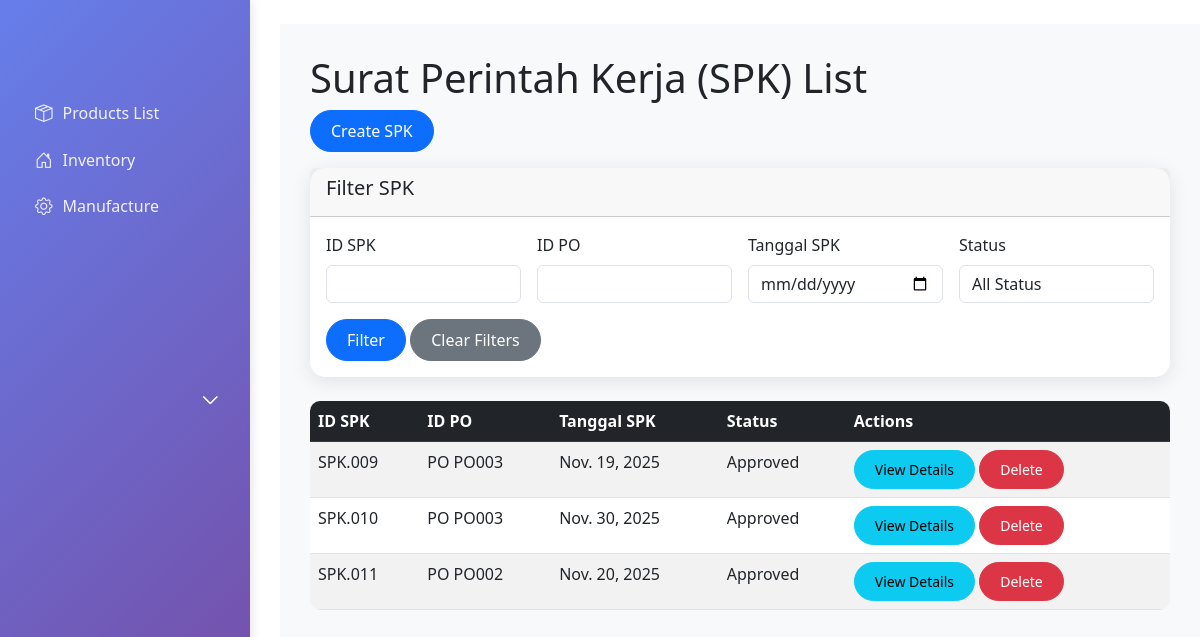
The app's page /manufacture/spk/ with its own data.
### manufacture/models.py (models this page shows, shortened)
class SuratPerintahKerja(models.Model):
    STATUS_CHOICES = [
        ('Draft', 'Draft'),
        ('Approved', 'Approved'),
    ]
    id_spk = models.CharField(max_length=50, primary_key=True)
    id_po = models.ForeignKey(ProductionOrder, on_delete=models.CASCADE)
    tanggal_spk = models.DateField()
    status = models.CharField(max_length=50, choices=STATUS_CHOICES, default='Draft')
    keterangan = models.TextField(blank=True)

class ProductionOrder(models.Model):
    id_po = models.CharField(max_length=50, primary_key=True)
    tanggal_request = models.DateField()
    tanggal_selesai = models.DateField()
    def __str__(self):
        return f"PO {self.id_po}"

### manufacture/views.py (the view)
# urls.py: path('spk/', views.spk_list, name='spk_list'),
def spk_list(request):
    spks = SuratPerintahKerja.objects.all()
    id_spk_filter = request.GET.get('id_spk', '')
    id_po_filter = request.GET.get('id_po', '')
    tanggal_spk_filter = request.GET.get('tanggal_spk', '')
    status_filter = request.GET.get('status', '')
    if id_spk_filter:
        spks = spks.filter(id_spk__icontains=id_spk_filter)
    if id_po_filter:
        spks = spks.filter(id_po__id_po__icontains=id_po_filter)
    if tanggal_spk_filter:
        spks = spks.filter(tanggal_spk=tanggal_spk_filter)
    if status_filter:
        spks = spks.filter(status=status_filter)
    context = {
        'spks': spks,
        'id_spk_filter': id_spk_filter,
        'id_po_filter': id_po_filter,
        'tanggal_spk_filter': tanggal_spk_filter,
        'status_filter': status_filter,
    }
    return render(request, 'manufacture/spk_list.html', context)

### manufacture/templates/manufacture/spk_list.html (shortened to what this page needs)
{% extends 'base.html' %}
{% block content %}
<h1>Surat Perintah Kerja (SPK) List</h1>
<div class="mb-3">
    <a href="{% url 'spk_create' %}" class="btn btn-primary">Create SPK</a>
</div>
<div class="card mb-4">
    <div class="card-header">
        <h5>Filter SPK</h5>
    </div>
    <div class="card-body">
        <form method="get" class="row g-3">
            <div class="col-md-3">
                <label for="id_spk" class="form-label">ID SPK</label>
                <input type="text" class="form-control" id="id_spk" name="id_spk" value="{{ id_spk_filter }}">
            </div>
            <div class="col-md-3">
                <label for="id_po" class="form-label">ID PO</label>
                <input type="text" class="form-control" id="id_po" name="id_po" value="{{ id_po_filter }}">
            </div>
            <div class="col-md-3">
                <label for="tanggal_spk" class="form-label">Tanggal SPK</label>
                <input type="date" class="form-control" id="tanggal_spk" name="tanggal_spk" value="{{ tanggal_spk_filter }}">
            </div>
            <div class="col-md-3">
                <label for="status" class="form-label">Status</label>
                <select class="form-control" id="status" name="status">
                    <option value="">All Status</option>
                </select>
            </div>
            <div class="col-12">
                <button type="submit" class="btn btn-primary">Filter</button>
                <a href="{% url 'spk_list' %}" class="btn btn-secondary">Clear Filters</a>
            </div>
        </form>
    </div>
</div>
<div class="table-responsive">
    <table class="table table-striped table-hover">
        <thead class="table-dark">
            <tr>
                <th>ID SPK</th>
                <th>ID PO</th>
                <th>Tanggal SPK</th>
                <th>Status</th>
                <th>Actions</th>
            </tr>
        </thead>
        <tbody>
            {% for spk in spks %}
            <tr>
                <td>{{ spk.id_spk }}</td>
                <td>{{ spk.id_po }}</td>
                <td>{{ spk.tanggal_spk }}</td>
                <td>{{ spk.status }}</td>
                <td>
                    <a href="{% url 'spk_detail' spk.pk %}" class="btn btn-sm btn-info">View Details</a>
                    <a href="{% url 'spk_delete' spk.pk %}" class="btn btn-sm btn-danger">Delete</a>
                </td>
            </tr>
            {% endfor %}
        </tbody>
    </table>
</div>
{% endblock %}

### erp_project/templates/base.html (style rules this page uses)
.card { border: none; border-radius: 15px; box-shadow: 0 4px 20px rgba(0,0,0,0.1); }
.btn { border-radius: 25px; padding: 8px 20px; font-weight: 500; }
.table { border-radius: 10px; overflow: hidden; }

### records on screen
SuratPerintahKerja: id_spk "SPK.009", id_po "PO PO003", tanggal_spk "Nov. 19, 2025", status "Approved"
SuratPerintahKerja: id_spk "SPK.010", id_po "PO PO003", tanggal_spk "Nov. 30, 2025", status "Approved"
SuratPerintahKerja: id_spk "SPK.011", id_po "PO PO002", tanggal_spk "Nov. 20, 2025", status "Approved"
